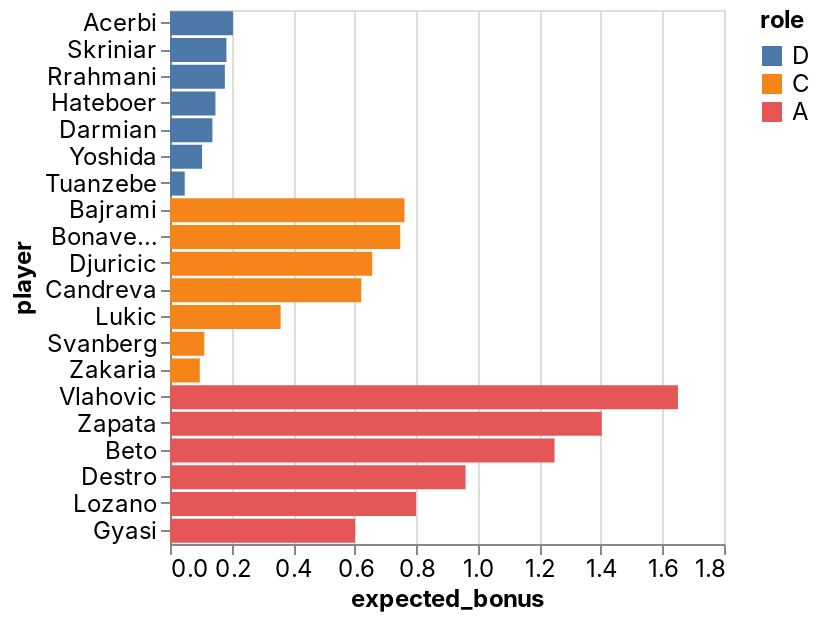

Notebook source saved alongside this figure:
### Code cell
_deepnote_run_altair(team, """{"$schema":"https://vega.github.io/schema/vega-lite/v4.json","mark":{"type":"bar","tooltip":{"content":"data"}},"height":220,"autosize":{"type":"fit"},"data":{"name":"placeholder"},"encoding":{"x":{"field":"expected_bonus","type":"quantitative","sort":null,"scale":{"type":"linear","zero":false}},"y":{"field":"player","type":"nominal","sort":null,"scale":{"type":"linear","zero":true}},"color":{"field":"role","type":"nominal","sort":null,"scale":{"type":"linear","zero":false}}}}""")

### Figure 1 — Vega-Lite specification as saved in the notebook (floating-point values rounded to 4 significant figures)
{"config": {"view": {"continuousWidth": 400, "continuousHeight": 300}, "area": {"fill": "#51C0E9"}, "axis": {"labelFont": "Inter, sans-serif", "labelFontSize": 12, "labelFontWeight": "normal", "labelLimit": 60, "labelOverlap": "greedy", "titleFont": "Inter, sans-serif", "titleFontSize": 12, "titleFontWeight": "bold"}, "background": "#ffffff", "legend": {"labelFont": "Inter, sans-serif", "labelFontSize": 12, "titleFont": "Inter, sans-serif", "titleFontSize": 12, "titleFontWeight": "bold"}, "line": {"stroke": "#51C0E9", "strokeWidth": 2}, "rect": {"fill": "#51C0E9"}, "title": {"anchor": "start", "color": "#000000", "font": "Inter, sans-serif", "fontSize": 22, "fontWeight": "normal"}}, "data": {"name": "data-2d906d02b13726ccf86ac67dc976c605"}, "mark": {"type": "bar", "tooltip": {"content": "data"}}, "autosize": {"type": "fit"}, "encoding": {"color": {"type": "nominal", "field": "role", "scale": {"type": "linear", "zero": false}, "sort": null}, "x": {"type": "quantitative", "field": "expected_bonus", "scale": {"type": "linear", "zero": false}, "sort": null}, "y": {"type": "nominal", "field": "player", "scale": {"type": "linear", "zero": true}, "sort": null}}, "height": 300, "width": "container", "$schema": "https://vega.github.io/schema/vega-lite/v4.json", "datasets": {"data-2d906d02b13726ccf86ac67dc976c605": [{"fanta_team": "AI sereje ja dejeDe jebe tu de jebere", "role": "D", "player": "Acerbi", "team": "Lazio", "opponent": "Sassuolo", "date": "2022-04-03T00:00:00", "expected_bonus": 0.2045}, {"fanta_team": "AI sereje ja dejeDe jebe tu de jebere", "role": "D", "player": "Skriniar", "team": "Inter", "opponent": "Juventus", "date": "2022-04-03T00:00:00", "expected_bonus": 0.1833}, {"fanta_team": "AI sereje ja dejeDe jebe tu de jebere", "role": "D", "player": "Rrahmani", "team": "Napoli", "opponent": "Atalanta", "date": "2022-04-03T00:00:00", "expected_bonus": 0.1782}, {"fanta_team": "AI sereje ja dejeDe jebe tu de jebere", "role": "D", "player": "Hateboer", "team": "Atalanta", "opponent": "Napoli", "date": "2022-04-03T00:00:00", "expected_bonus": 0.1476}, {"fanta_team": "AI sereje ja dejeDe jebe tu de jebere", "role": "D", "player": "Darmian", "team": "Inter", "opponent": "Juventus", "date": "2022-04-03T00:00:00", "expected_bonus": 0.1378}, {"fanta_team": "AI sereje ja dejeDe jebe tu de jebere", "role": "D", "player": "Yoshida", "team": "Sampdoria", "opponent": "Roma", "date": "2022-04-03T00:00:00", "expected_bonus": 0.1042}, {"fanta_team": "AI sereje ja dejeDe jebe tu de jebere", "role": "D", "player": "Tuanzebe", "team": "Napoli", "opponent": "Atalanta", "date": "2022-04-03T00:00:00", "expected_bonus": 0.04784}, {"fanta_team": "AI sereje ja dejeDe jebe tu de jebere", "role": "C", "player": "Bajrami", "team": "Empoli", "opponent": "Fiorentina", "date": "2022-04-03T00:00:00", "expected_bonus": 0.7619}, {"fanta_team": "AI sereje ja dejeDe jebe tu de jebere", "role": "C", "player": "Bonaventura", "team": "Fiorentina", "opponent": "Empoli", "date": "2022-04-03T00:00:00", "expected_bonus": 0.748}, {"fanta_team": "AI sereje ja dejeDe jebe tu de jebere", "role": "C", "player": "Djuricic", "team": "Sassuolo", "opponent": "Lazio", "date": "2022-04-03T00:00:00", "expected_bonus": 0.6572}, {"fanta_team": "AI sereje ja dejeDe jebe tu de jebere", "role": "C", "player": "Candreva", "team": "Sampdoria", "opponent": "Roma", "date": "2022-04-03T00:00:00", "expected_bonus": 0.6216}, {"fanta_team": "AI sereje ja dejeDe jebe tu de jebere", "role": "C", "player": "Lukic", "team": "Torino", "opponent": "Salernitana", "date": "2022-04-03T00:00:00", "expected_bonus": 0.3595}, {"fanta_team": "AI sereje ja dejeDe jebe tu de jebere", "role": "C", "player": "Svanberg", "team": "Bologna", "opponent": "AC Milan", "date": "2022-04-03T00:00:00", "expected_bonus": 0.1116}, {"fanta_team": "AI sereje ja dejeDe jebe tu de jebere", "role": "C", "player": "Zakaria", "team": "Juventus", "opponent": "Inter", "date": "2022-04-03T00:00:00", "expected_bonus": 0.09673}, {"fanta_team": "AI sereje ja dejeDe jebe tu de jebere", "role": "A", "player": "Vlahovic", "team": "Juventus", "opponent": "Inter", "date": "2022-04-03T00:00:00", "expected_bonus": 1.65}, {"fanta_team": "AI sereje ja dejeDe jebe tu de jebere", "role": "A", "player": "Zapata", "team": "Atalanta", "opponent": "Napoli", "date": "2022-04-03T00:00:00", "expected_bonus": 1.403}, {"fanta_team": "AI sereje ja dejeDe jebe tu de jebere", "role": "A", "player": "Beto", "team": "Udinese", "opponent": "Cagliari", "date": "2022-04-03T00:00:00", "expected_bonus": 1.249}, {"fanta_team": "AI sereje ja dejeDe jebe tu de jebere", "role": "A", "player": "Destro", "team": "Genoa", "opponent": "Verona", "date": "2022-04-03T00:00:00", "expected_bonus": 0.9603}, {"fanta_team": "AI sereje ja dejeDe jebe tu de jebere", "role": "A", "player": "Lozano", "team": "Napoli", "opponent": "Atalanta", "date": "2022-04-03T00:00:00", "expected_bonus": 0.7994}, {"fanta_team": "AI sereje ja dejeDe jebe tu de jebere", "role": "A", "player": "Gyasi", "team": "Spezia", "opponent": "Venezia", "date": "2022-04-03T00:00:00", "expected_bonus": 0.6015}]}}
